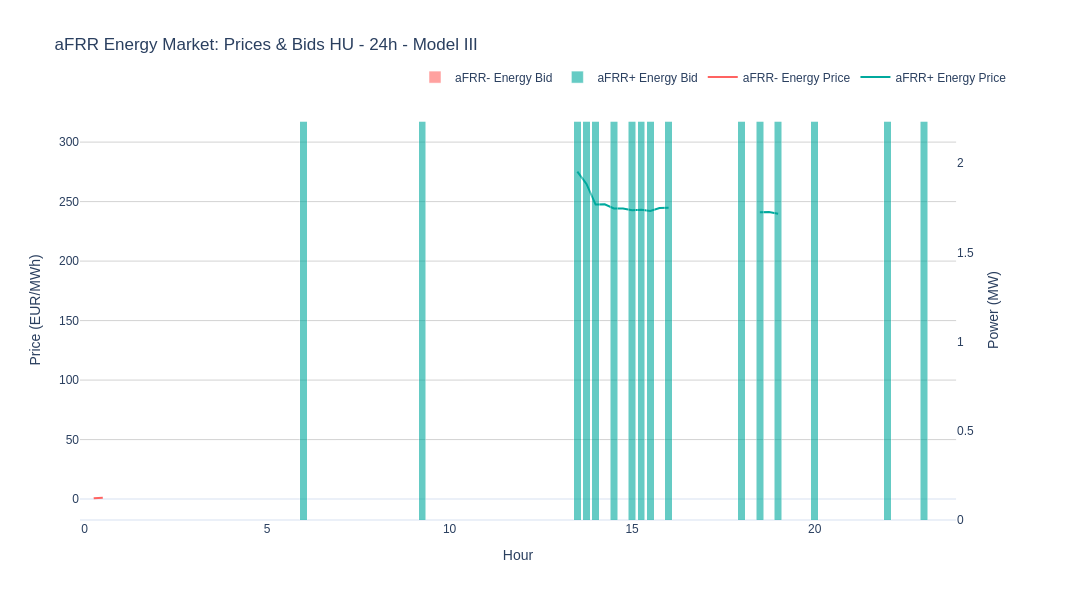

Here is the notebook cell this chart was saved with:
### Code cell
# Plot 2: aFRR Energy Market
print("\n[2/4] aFRR Energy Market...")
fig_afrr_e = plot_afrr_energy_market_price_bid(solution_df, title_suffix=title_suffix, use_timestamp=False)
fig_afrr_e.write_html(str(plots_dir / "afrr_energy_market_price_bid.html"))
fig_afrr_e.show()
print("   ✅ Saved: afrr_energy_market_price_bid.html")

### Figure 1 — Plotly figure (JSON) as saved in the notebook; plotly's stock layout.template omitted (floating-point values rounded to 4 significant figures)
{"data": [{"hovertemplate": "%{y:.2f} EUR/MWh<extra></extra>", "line": {"color": "#00a99d", "width": 2}, "mode": "lines", "name": "aFRR+ Energy Price", "type": "scatter", "x": [0.0, 0.25, 0.5, 0.75, 1.0, 1.25, 1.5, 1.75, 2.0, 2.25, 2.5, 2.75, 3.0, 3.25, 3.5, 3.75, 4.0, 4.25, 4.5, 4.75, 5.0, 5.25, 5.5, 5.75, 6.0, 6.25, 6.5, 6.75, 7.0, 7.25, 7.5, 7.75, 8.0, 8.25, 8.5, 8.75, 9.0, 9.25, 9.5, 9.75, 10.0, 10.25, 10.5, 10.75, 11.0, 11.25, 11.5, 11.75, 12.0, 12.25, 12.5, 12.75, 13.0, 13.25, 13.5, 13.75, 14.0, 14.25, 14.5, 14.75, 15.0, 15.25, 15.5, 15.75, 16.0, 16.25, 16.5, 16.75, 17.0, 17.25, 17.5, 17.75, 18.0, 18.25, 18.5, 18.75, 19.0, 19.25, 19.5, 19.75, 20.0, 20.25, 20.5, 20.75, 21.0, 21.25, 21.5, 21.75, 22.0, 22.25, 22.5, 22.75, 23.0, 23.25, 23.5, 23.75], "xaxis": "x", "y": [NaN, NaN, NaN, NaN, NaN, NaN, NaN, NaN, NaN, NaN, NaN, NaN, NaN, NaN, NaN, NaN, NaN, NaN, NaN, NaN, NaN, NaN, NaN, NaN, 317.7, NaN, NaN, NaN, NaN, NaN, NaN, NaN, NaN, NaN, NaN, NaN, NaN, 267.6, NaN, NaN, NaN, NaN, NaN, NaN, NaN, NaN, NaN, NaN, NaN, NaN, NaN, NaN, NaN, NaN, 275.2, 264.8, 247.5, 247.7, 244.2, 244.2, 242.8, 243.2, 242.2, 244.7, 244.9, NaN, NaN, NaN, NaN, NaN, NaN, NaN, 245.0, NaN, 241.0, 241.2, 239.9, NaN, NaN, NaN, 232.8, NaN, NaN, NaN, NaN, NaN, NaN, NaN, 240.2, NaN, NaN, NaN, 240.4, NaN, NaN, NaN], "yaxis": "y"}, {"hovertemplate": "%{y:.2f} EUR/MWh<extra></extra>", "line": {"color": "#ff6361", "width": 2}, "mode": "lines", "name": "aFRR- Energy Price", "type": "scatter", "x": [0.0, 0.25, 0.5, 0.75, 1.0, 1.25, 1.5, 1.75, 2.0, 2.25, 2.5, 2.75, 3.0, 3.25, 3.5, 3.75, 4.0, 4.25, 4.5, 4.75, 5.0, 5.25, 5.5, 5.75, 6.0, 6.25, 6.5, 6.75, 7.0, 7.25, 7.5, 7.75, 8.0, 8.25, 8.5, 8.75, 9.0, 9.25, 9.5, 9.75, 10.0, 10.25, 10.5, 10.75, 11.0, 11.25, 11.5, 11.75, 12.0, 12.25, 12.5, 12.75, 13.0, 13.25, 13.5, 13.75, 14.0, 14.25, 14.5, 14.75, 15.0, 15.25, 15.5, 15.75, 16.0, 16.25, 16.5, 16.75, 17.0, 17.25, 17.5, 17.75, 18.0, 18.25, 18.5, 18.75, 19.0, 19.25, 19.5, 19.75, 20.0, 20.25, 20.5, 20.75, 21.0, 21.25, 21.5, 21.75, 22.0, 22.25, 22.5, 22.75, 23.0, 23.25, 23.5, 23.75], "xaxis": "x", "y": [NaN, 0.6014, 1.133, NaN, 0.1699, NaN, NaN, NaN, NaN, NaN, NaN, NaN, NaN, NaN, NaN, NaN, NaN, NaN, NaN, NaN, 0.06744, NaN, NaN, NaN, NaN, NaN, NaN, NaN, NaN, NaN, NaN, NaN, NaN, NaN, NaN, NaN, NaN, NaN, NaN, NaN, NaN, NaN, NaN, NaN, NaN, NaN, NaN, NaN, NaN, NaN, NaN, NaN, NaN, NaN, NaN, NaN, NaN, NaN, NaN, NaN, NaN, NaN, NaN, NaN, NaN, NaN, NaN, NaN, NaN, NaN, NaN, NaN, NaN, NaN, NaN, NaN, NaN, NaN, NaN, NaN, NaN, NaN, NaN, NaN, NaN, NaN, NaN, NaN, NaN, NaN, NaN, NaN, NaN, NaN, NaN, NaN], "yaxis": "y"}, {"hovertemplate": "aFRR+ Energy: %{y:.3f} MW<extra></extra>", "marker": {"color": "#00a99d"}, "name": "aFRR+ Energy Bid", "opacity": 0.6, "type": "bar", "x": [0.0, 0.25, 0.5, 0.75, 1.0, 1.25, 1.5, 1.75, 2.0, 2.25, 2.5, 2.75, 3.0, 3.25, 3.5, 3.75, 4.0, 4.25, 4.5, 4.75, 5.0, 5.25, 5.5, 5.75, 6.0, 6.25, 6.5, 6.75, 7.0, 7.25, 7.5, 7.75, 8.0, 8.25, 8.5, 8.75, 9.0, 9.25, 9.5, 9.75, 10.0, 10.25, 10.5, 10.75, 11.0, 11.25, 11.5, 11.75, 12.0, 12.25, 12.5, 12.75, 13.0, 13.25, 13.5, 13.75, 14.0, 14.25, 14.5, 14.75, 15.0, 15.25, 15.5, 15.75, 16.0, 16.25, 16.5, 16.75, 17.0, 17.25, 17.5, 17.75, 18.0, 18.25, 18.5, 18.75, 19.0, 19.25, 19.5, 19.75, 20.0, 20.25, 20.5, 20.75, 21.0, 21.25, 21.5, 21.75, 22.0, 22.25, 22.5, 22.75, 23.0, 23.25, 23.5, 23.75], "xaxis": "x", "y": [0.0, 0.0, 0.0, 0.0, 0.0, 0.0, 0.0, 0.0, 0.0, 0.0, 0.0, 0.0, 0.0, 0.0, 0.0, 0.0, 0.0, 0.0, 0.0, 0.0, 0.0, 0.0, 0.0, 0.0, 2.236, 0.0, 0.0, 0.0, 0.0, 0.0, 0.0, 0.0, 0.0, 0.0, 0.0, 0.0, 0.0, 2.236, 0.0, 0.0, 0.0, 0.0, 0.0, 0.0, 0.0, 0.0, 0.0, 0.0, 0.0, 0.0, 0.0, 0.0, 0.0, 0.0, 2.236, 2.236, 2.236, 0.0, 2.236, 0.0, 2.236, 2.236, 2.236, 0.0, 2.236, 0.0, 0.0, 0.0, 0.0, 0.0, 0.0, 0.0, 2.236, 0.0, 2.236, 0.0, 2.236, 0.0, 0.0, 0.0, 2.236, 0.0, 0.0, 0.0, 0.0, 0.0, 0.0, 0.0, 2.236, 0.0, 0.0, 0.0, 2.236, 0.0, 0.0, 0.0], "yaxis": "y2"}, {"hovertemplate": "aFRR- Energy: %{y:.3f} MW<extra></extra>", "marker": {"color": "#ff6361"}, "name": "aFRR- Energy Bid", "opacity": 0.6, "type": "bar", "x": [0.0, 0.25, 0.5, 0.75, 1.0, 1.25, 1.5, 1.75, 2.0, 2.25, 2.5, 2.75, 3.0, 3.25, 3.5, 3.75, 4.0, 4.25, 4.5, 4.75, 5.0, 5.25, 5.5, 5.75, 6.0, 6.25, 6.5, 6.75, 7.0, 7.25, 7.5, 7.75, 8.0, 8.25, 8.5, 8.75, 9.0, 9.25, 9.5, 9.75, 10.0, 10.25, 10.5, 10.75, 11.0, 11.25, 11.5, 11.75, 12.0, 12.25, 12.5, 12.75, 13.0, 13.25, 13.5, 13.75, 14.0, 14.25, 14.5, 14.75, 15.0, 15.25, 15.5, 15.75, 16.0, 16.25, 16.5, 16.75, 17.0, 17.25, 17.5, 17.75, 18.0, 18.25, 18.5, 18.75, 19.0, 19.25, 19.5, 19.75, 20.0, 20.25, 20.5, 20.75, 21.0, 21.25, 21.5, 21.75, 22.0, 22.25, 22.5, 22.75, 23.0, 23.25, 23.5, 23.75], "xaxis": "x", "y": [0.0, 0.0, 0.0, 0.0, 0.0, 0.0, 0.0, 0.0, 0.0, 0.0, 0.0, 0.0, 0.0, 0.0, 0.0, 0.0, 0.0, 0.0, 0.0, 0.0, 0.0, 0.0, 0.0, 0.0, 0.0, 0.0, 0.0, 0.0, 0.0, 0.0, 0.0, 0.0, 0.0, 0.0, 0.0, 0.0, 0.0, 0.0, 0.0, 0.0, 0.0, 0.0, 0.0, 0.0, 0.0, 0.0, 0.0, 0.0, 0.0, 0.0, 0.0, 0.0, 0.0, 0.0, 0.0, 0.0, 0.0, 0.0, 0.0, 0.0, 0.0, 0.0, 0.0, 0.0, 0.0, 0.0, 0.0, 0.0, 0.0, 0.0, 0.0, 0.0, 0.0, 0.0, 0.0, 0.0, 0.0, 0.0, 0.0, 0.0, 0.0, 0.0, 0.0, 0.0, 0.0, 0.0, 0.0, 0.0, 0.0, 0.0, 0.0, 0.0, 0.0, 0.0, 0.0, 0.0], "yaxis": "y2"}], "layout": {"barmode": "stack", "font": {"family": "Arial, Helvetica, sans-serif", "size": 12}, "height": 600, "hovermode": "x unified", "legend": {"orientation": "h", "x": 1, "xanchor": "right", "y": 1.02, "yanchor": "bottom"}, "title": {"text": "aFRR Energy Market: Prices & Bids HU - 24h - Model III"}, "width": 1200, "xaxis": {"anchor": "y", "domain": [0, 0.94], "title": {"text": "Hour"}}, "yaxis": {"anchor": "x", "domain": [0, 1], "gridcolor": "#d3d3d3", "showgrid": true, "title": {"text": "Price (EUR/MWh)"}}, "yaxis2": {"anchor": "x", "overlaying": "y", "showgrid": false, "side": "right", "title": {"text": "Power (MW)"}}}}
